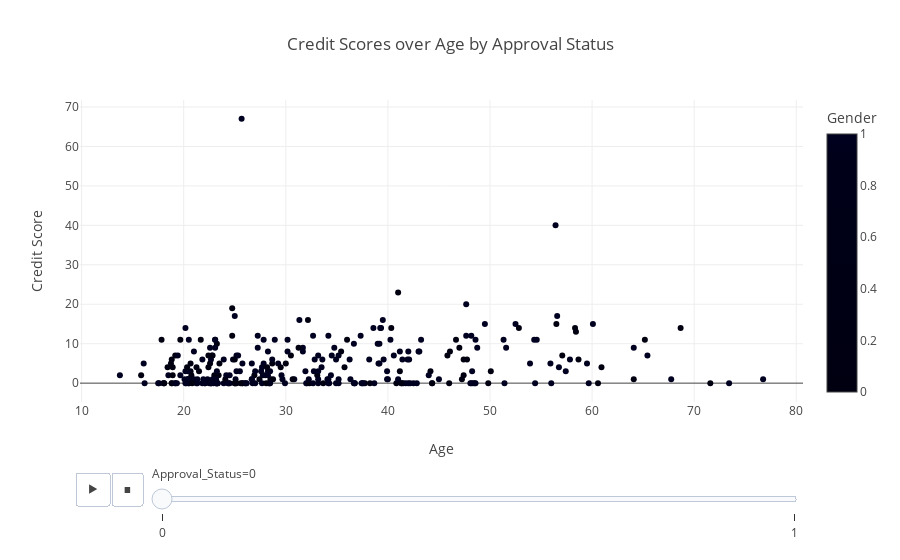

The code cell stored with this chart in its notebook:
### Code cell
# data['Gender'] = data['Gender'].astype("category")

gender_color_map = {'a': 'blue', 'b': 'red'}

# Create an animated plot for Credit Scores over Age by Approval Status
fig6 = px.scatter(data, x='Age', y='Credit_Score', animation_frame='Approval_Status', 
                  color='Gender', title='Credit Scores over Age by Approval Status',
                  color_discrete_map=gender_color_map, 
                  labels={'Age': 'Age', 'Credit_Score': 'Credit Score'},
                  hover_data=['Years_Employed', 'Marital_Status']
                  )

fig6.show()

### Figure 1 — Plotly figure (JSON) as saved in the notebook; plotly's stock layout.template omitted (floating-point values rounded to 4 significant figures; data arrays with more than 128 entries replaced by an {"elided": "..."} marker saying what was removed)
{"data": [{"customdata": {"elided": "307x2 mixed values"}, "hovertemplate": "Approval_Status=0<br>Age=%{x}<br>Credit Score=%{y}<br>Years_Employed=%{customdata[0]}<br>Marital_Status=%{customdata[1]}<br>Gender=%{marker.color}<extra></extra>", "legendgroup": "", "marker": {"color": {"elided": "307 int values"}, "coloraxis": "coloraxis", "symbol": "circle"}, "mode": "markers", "name": "", "orientation": "v", "showlegend": false, "type": "scatter", "x": {"elided": "307 float values"}, "xaxis": "x", "y": {"elided": "307 int values"}, "yaxis": "y"}], "layout": {"coloraxis": {"colorbar": {"title": {"text": "Gender"}}, "colorscale": [[0, "#000011"], [0.1111, "#000012"], [0.2222, "#000013"], [0.3333, "#000014"], [0.4444, "#000015"], [0.5556, "#000016"], [0.6667, "#000017"], [0.7778, "#000018"], [0.8889, "#000019"], [1, "#000020"]]}, "legend": {"tracegroupgap": 0}, "sliders": [{"active": 0, "currentvalue": {"prefix": "Approval_Status="}, "len": 0.9, "pad": {"b": 10, "t": 60}, "steps": [{"args": [["0"], {"frame": {"duration": 0, "redraw": false}, "fromcurrent": true, "mode": "immediate", "transition": {"duration": 0, "easing": "linear"}}], "label": "0", "method": "animate"}, {"args": [["1"], {"frame": {"duration": 0, "redraw": false}, "fromcurrent": true, "mode": "immediate", "transition": {"duration": 0, "easing": "linear"}}], "label": "1", "method": "animate"}], "x": 0.1, "xanchor": "left", "y": 0, "yanchor": "top"}], "title": {"text": "Credit Scores over Age by Approval Status"}, "updatemenus": [{"buttons": [{"args": [null, {"frame": {"duration": 500, "redraw": false}, "fromcurrent": true, "mode": "immediate", "transition": {"duration": 500, "easing": "linear"}}], "label": "&#9654;", "method": "animate"}, {"args": [[null], {"frame": {"duration": 0, "redraw": false}, "fromcurrent": true, "mode": "immediate", "transition": {"duration": 0, "easing": "linear"}}], "label": "&#9724;", "method": "animate"}], "direction": "left", "pad": {"r": 10, "t": 70}, "showactive": false, "type": "buttons", "x": 0.1, "xanchor": "right", "y": 0, "yanchor": "top"}], "xaxis": {"anchor": "y", "domain": [0, 1], "title": {"text": "Age"}}, "yaxis": {"anchor": "x", "domain": [0, 1], "title": {"text": "Credit Score"}}}}
